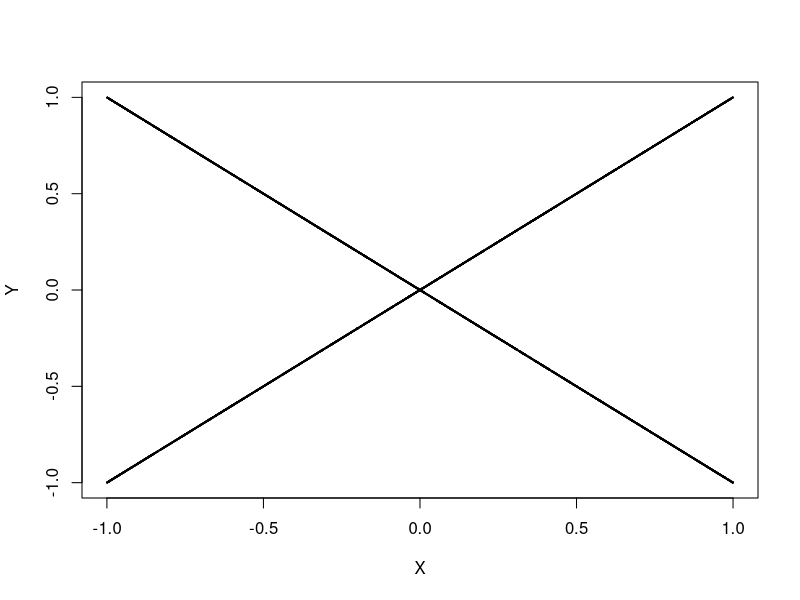
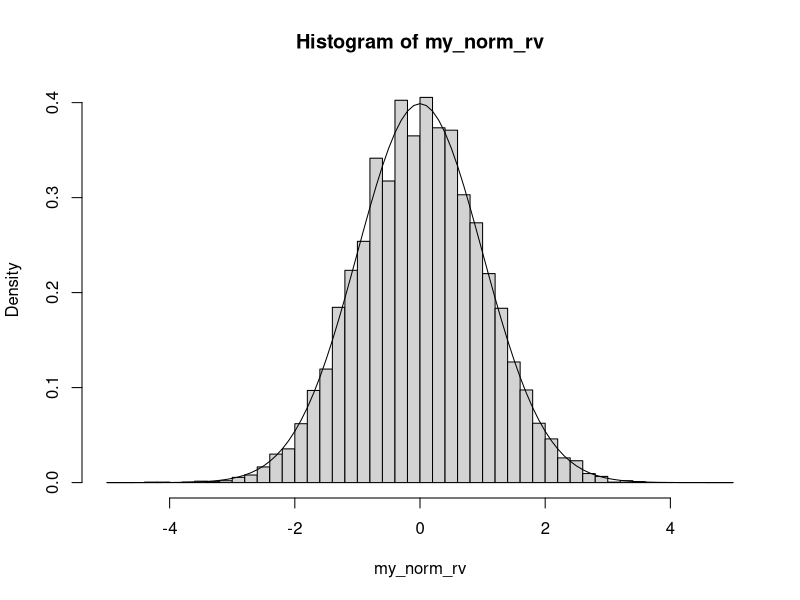
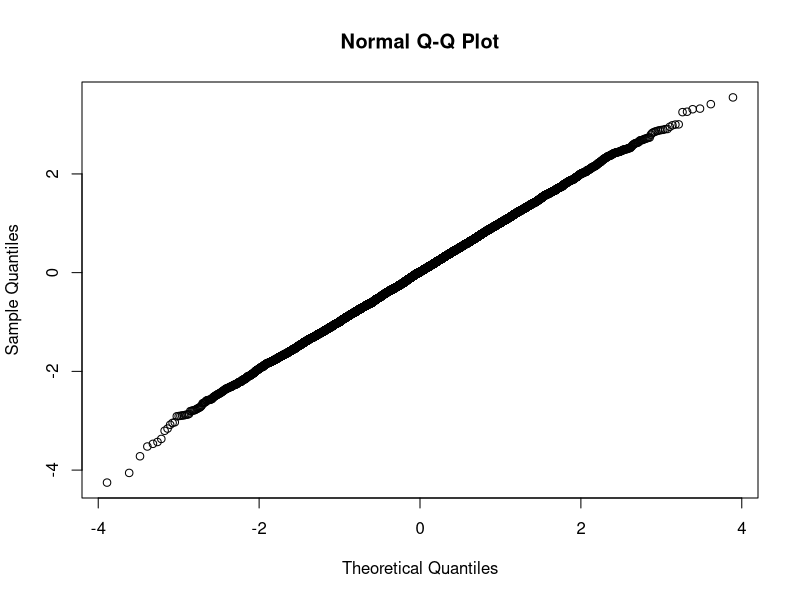
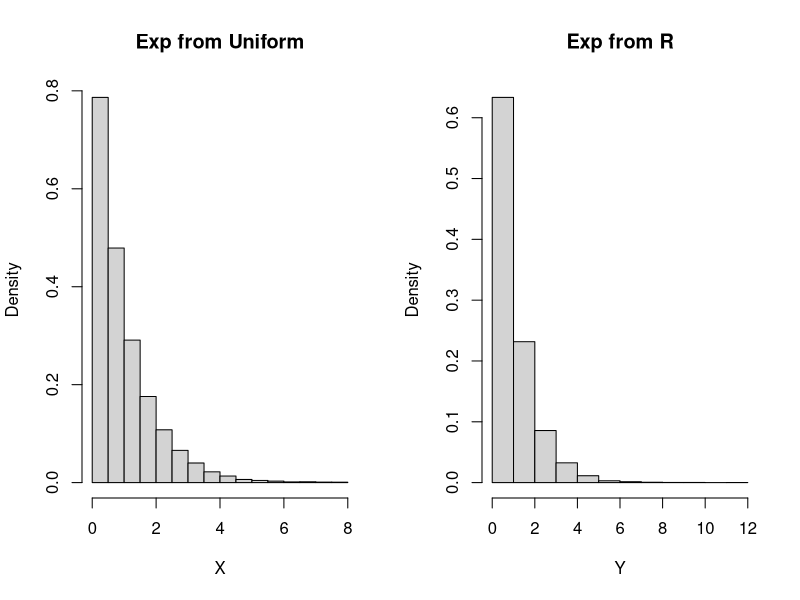
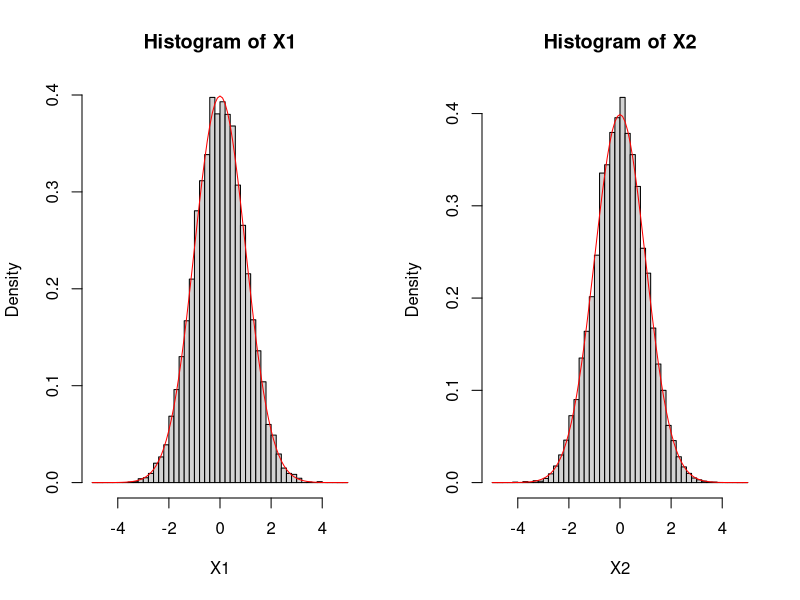
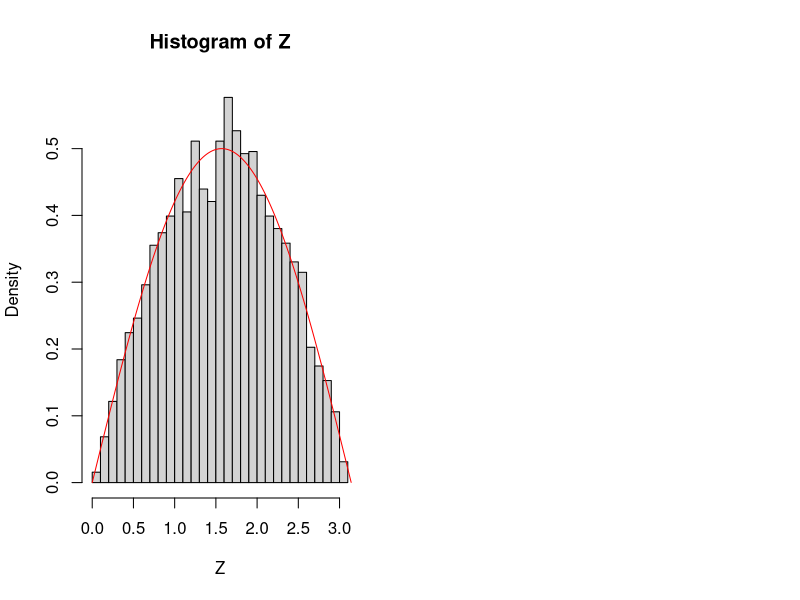
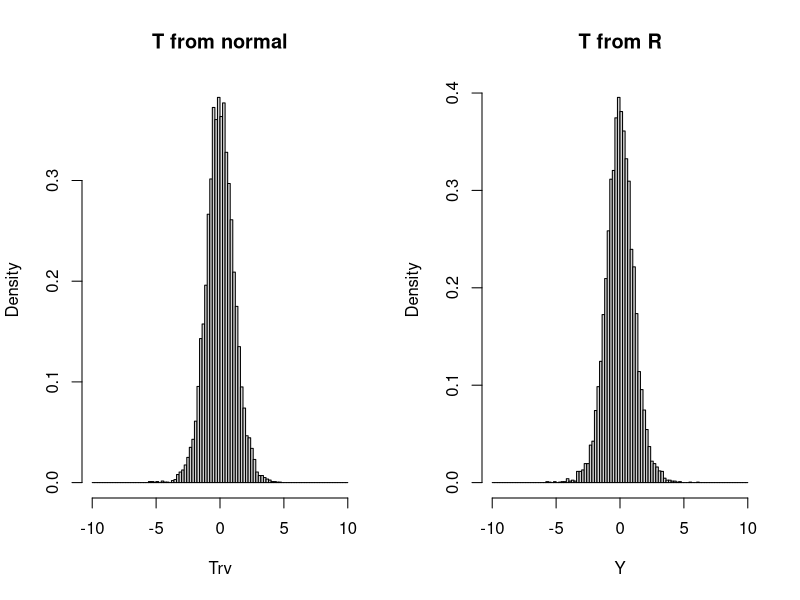
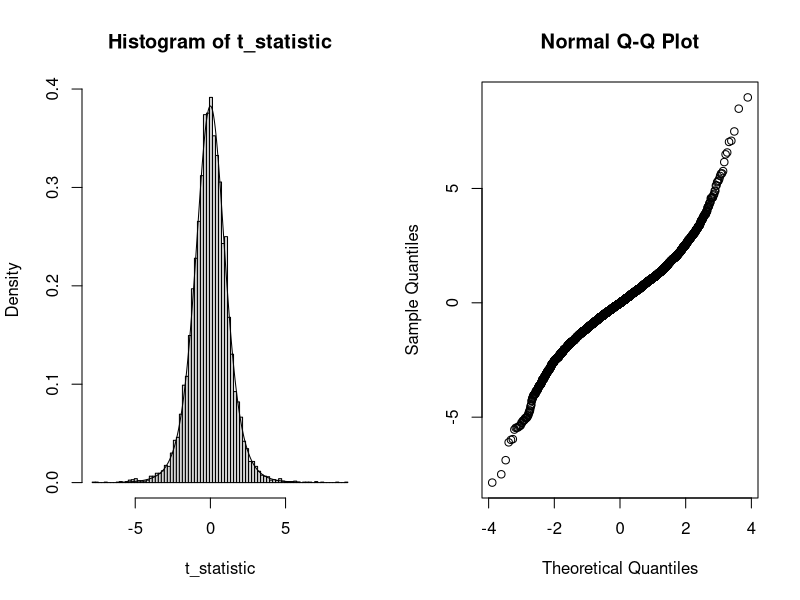

R code for these plots, in order:
## ---- chunk 1
n <- 10000
X <- runif(n, -1, 1)
Z <- runif(n, -1, 1)
Y <- sign(Z)*abs(X)
cor(X,Y)   # correlation coefficient is almost 0
## ---- chunk 2
plot(X,Y, cex=0.1) # check scatter plot
## ---- chunk 3
n <- 10000
my_norm_rv <- qnorm(runif(n))

# plot histogram and normal pdf
hist(my_norm_rv, breaks = seq(-5,5,0.2), freq=F)
x <- seq(-5,5,0.1)
lines(x, dnorm(x))
## ---- chunk 4
qqnorm(my_norm_rv)
## ---- chunk 5
Nsim <- 10000       #number of random variables
U <- runif(Nsim)
X <- -log(U)        #transforms of uniforms
Y <- rexp(Nsim)     #exponentials from R
par(mfrow=c(1,2))   #plots
hist(X,freq=F,main="Exp from Uniform")
hist(Y,freq=F,main="Exp from R")
## ---- chunk 6
Nsim <- 10000
U1 <- runif(Nsim)   #uniform1
U2 <- runif(Nsim)   #uniform2
X1 <- sqrt(-2*log(U1))*cos(2*pi*U2)
X2 <- sqrt(-2*log(U1))*sin(2*pi*U2)

par(mfrow=c(1,2))
x <- seq(-5,5,0.1)
hist(X1, breaks = seq(-5,5,0.2), freq=F)
lines(x, dnorm(x), col='red')

hist(X2, breaks = seq(-5,5,0.2), freq=F)
lines(x, dnorm(x), col='red')
## ---- chunk 7
NSim <- 10000
X <- runif(NSim, 0, pi)
Y <- runif(NSim)
Z <- X[0.5*sin(X) > Y ]
hist(Z, breaks = 40, freq=F)
x <- seq(0, pi, 0.001)
y <- 0.5*sin(x)
lines(x, y, col='red')

## ---- chunk 8
n <- 1000000
y <- rexp(n, rate = 0.1)
larger_4 <- y[y > 4]
(ratio1 <- length(larger_4)/n)
## ---- chunk 9
larger_8 <- y[y > 8]
larger_12 <- y[y > 12]

(ratio2 <- length(larger_12)/length(larger_8))

## ---- chunk 10
Nsim <- 10000
nu <- 10
Z <- rnorm(Nsim)
V <- rnorm(Nsim)^2
for (i in 2:nu) V <- V+rnorm(Nsim)^2
Trv <- Z * sqrt(nu/V)

Y <- rt(Nsim, df=nu)     #t random variable from R
par(mfrow=c(1,2))   #plots
hist(Trv, breaks = seq(-10,10,0.2), freq=F, main="T from normal")
hist(Y, breaks = seq(-10,10,0.2), freq=F, main="T from R")
## ---- chunk 11
mu <- 5
sigma <- 3
n <- 7     # sample size
N <- 10000   # simulation number
t_statistic <- numeric(N)

for (i in 1:N){
  sample_data <- rnorm(n, mu, sigma)
  t_statistic[i] <- (mean(sample_data) - mu)/(sd(sample_data)/sqrt(n))
}

hist(t_statistic, breaks = seq(min(t_statistic),max(t_statistic)+0.2,0.2), probability=T)

x <- seq(-6,6,0.01)
lines(x, dt(x, n-1))
## ---- chunk 12
qqnorm(t_statistic)
## ---- chunk 13
n <- 100              # number of random walk
walk <- rbinom(n, size = 1, prob = 0.5)     # generate bernoulli random number
walk[walk == 0] <- -1               # change 0 as -1
random_walk <- c(0, cumsum(walk))   # cumulative sum of walk is random walk, starting at zero
plot(random_walk, type='s')
## ---- chunk 14
n <- 100              # number of random walk
walk <- rbinom(n, size = 1, prob = 0.6)     # generate bernoulli random number
walk[walk == 0] <- -1               # change 0 as -1
random_walk <- c(0, cumsum(walk))   # cumulative sum of walk is random walk, starting at zero
plot(random_walk, type='s')         # upward random walk
## ---- chunk 15
n <- 1000              # number of random walk
walk <- rnorm(n, mean = 0, sd = 1)     # generate normal random number
Brownian_motion <- c(0, cumsum(walk))   # cumulative sum of walk is random walk, starting at zero
plot(Brownian_motion, type='l')
## ---- chunk 16
time_index <- seq(0,n*0.01,0.01)
plot(time_index, Brownian_motion, type='l')
## ---- chunk 17
n <- 1000              # number of random walk
walk <- rnorm(n, mean = 0, sd = 0.01)     # generate normal random number
Brownian_motion <- c(0, cumsum(walk))   # cumulative sum of walk is random walk, starting at zero
plot(Brownian_motion, type='l')
## ---- chunk 18
n <- 1000              # number of random walk
walk <- rnorm(n, mean = 0.1, sd = 1)     # generate normal random number
Brownian_motion <- c(0, cumsum(walk))   # cumulative sum of walk is random walk, starting at zero
plot(Brownian_motion, type='l')
## ---- chunk 19
n <- 1000              # number of random walk
walk <- rnorm(n, mean = 0, sd = 0.01)     # generate normal random number
Brownian_motion <- c(0, cumsum(walk))   # cumulative sum of walk is random walk, starting at zero
GBM <- exp(Brownian_motion)
plot(GBM, type='l')
